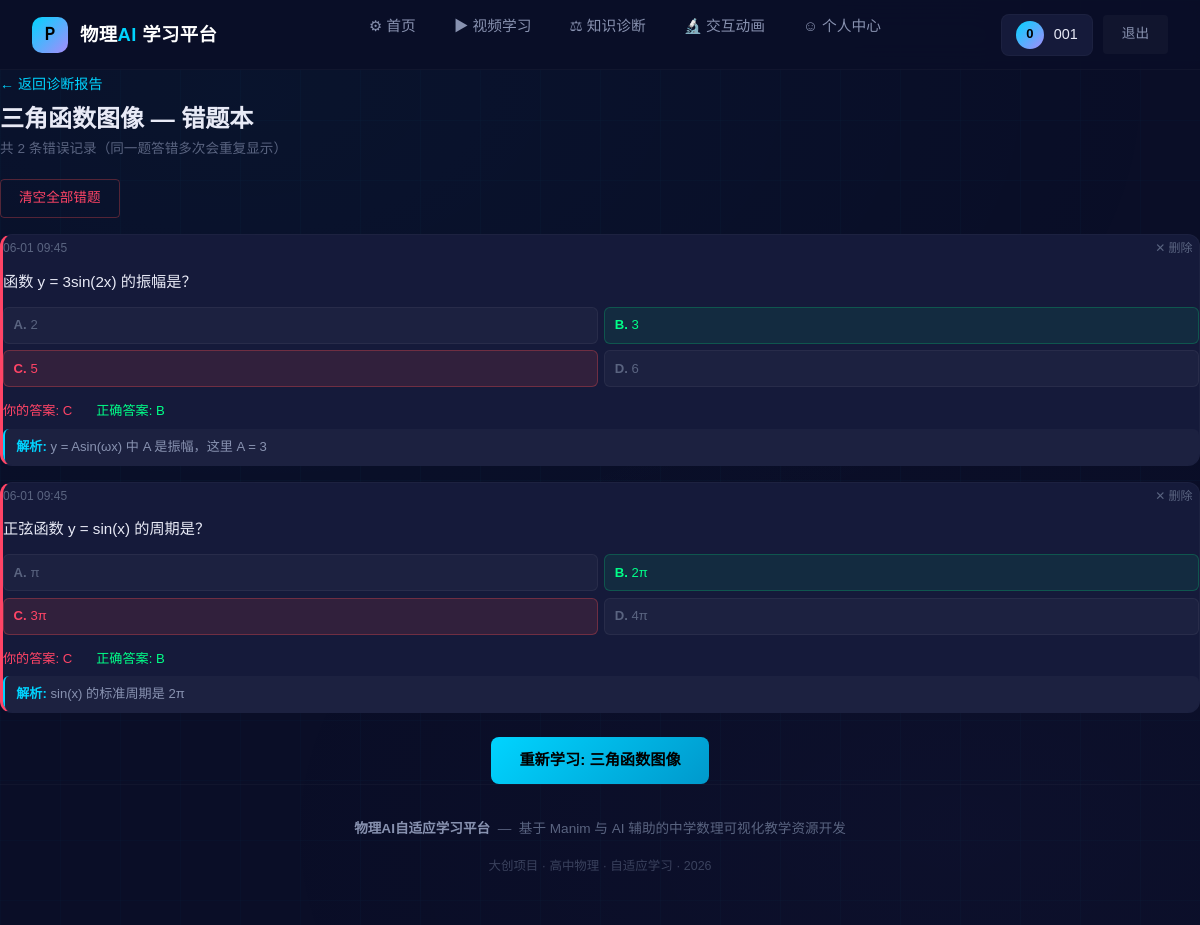
/diagnosis/wrong/math_01 (signed in), run on the app's committed database.
### app/models.py (models this page shows, shortened)
class User(UserMixin, db.Model):
    __tablename__ = 'users'
    id = db.Column(db.Integer, primary_key=True)
    username = db.Column(db.String(50), unique=True, nullable=False)
    password_hash = db.Column(db.String(256), nullable=False)
    email = db.Column(db.String(100))
    grade = db.Column(db.String(10), default='高一')
    created_at = db.Column(db.DateTime, default=datetime.now(timezone.utc))
    last_login = db.Column(db.DateTime)

class Video(db.Model):
    __tablename__ = 'videos'
    id = db.Column(db.Integer, primary_key=True)
    title = db.Column(db.String(200), nullable=False)
    description = db.Column(db.Text)
    topic = db.Column(db.String(100), nullable=False)
    topic_id = db.Column(db.String(50), nullable=False)
    subject = db.Column(db.String(20), default='物理')
    chapter = db.Column(db.String(50))
    video_path = db.Column(db.String(300), nullable=False)
    cover_path = db.Column(db.String(300))
    duration = db.Column(db.Integer)
    difficulty = db.Column(db.Integer, default=2)
    prerequisites = db.Column(db.Text)
    related = db.Column(db.Text)
    created_at = db.Column(db.DateTime, default=datetime.now(timezone.utc))

class QuizRecord(db.Model):
    __tablename__ = 'quiz_records'
    id = db.Column(db.Integer, primary_key=True)
    user_id = db.Column(db.Integer, db.ForeignKey('users.id'), nullable=False)
    question_id = db.Column(db.Integer, db.ForeignKey('questions.id'), nullable=False)
    user_answer = db.Column(db.String(1))
    is_correct = db.Column(db.Boolean)
    response_time = db.Column(db.Integer)
    answered_at = db.Column(db.DateTime, default=datetime.now(timezone.utc))
    question = db.relationship('Question', backref='records')

class Question(db.Model):
    __tablename__ = 'questions'
    id = db.Column(db.Integer, primary_key=True)
    topic_id = db.Column(db.String(50), nullable=False)
    content = db.Column(db.Text, nullable=False)
    option_a = db.Column(db.Text, nullable=False)
    option_b = db.Column(db.Text, nullable=False)
    option_c = db.Column(db.Text, nullable=False)
    option_d = db.Column(db.Text, nullable=False)
    answer = db.Column(db.String(1), nullable=False)
    explanation = db.Column(db.Text)
    difficulty = db.Column(db.Integer, default=2)
    created_at = db.Column(db.DateTime, default=datetime.now(timezone.utc))

### app/routes/diagnosis.py (the view)
@diagnosis_bp.route('/diagnosis/wrong/<topic_id>')
@login_required
def wrong_questions(topic_id):
    records = QuizRecord.query.filter(
        QuizRecord.user_id == current_user.id,
        QuizRecord.is_correct == False
    ).join(Question).filter(
        Question.topic_id == topic_id
    ).order_by(QuizRecord.answered_at.desc()).all()
    if not records:
        abort(404)
    video = Video.query.filter_by(topic_id=topic_id).first()
    topic_name = video.topic if video else topic_id
    recommended_video = Video.query.filter_by(topic_id=topic_id).first()
    return render_template('wrong_questions.html',
                           records=records,
                           topic_id=topic_id,
                           topic_name=topic_name,
                           recommended_video=recommended_video)

### app/models.py (called while the page is built)
@login_manager.user_loader
def load_user(user_id):
    return User.query.get(int(user_id))

### app/templates/wrong_questions.html (shortened to what this page needs)
{% extends "base.html" %}
{% block content %}
<div style="margin-bottom:1.2rem;">
    <a href="{{ url_for('diagnosis.diagnosis_page') }}" style="color:var(--cyan); text-decoration:none; font-size:0.88rem;">
        ← 返回诊断报告
    </a>
    <h1 style="font-size:1.5rem; font-weight:700; color:var(--text-primary); margin:0.5rem 0 0.2rem;">
        {{ topic_name }} — 错题本
    </h1>
    <p style="font-size:0.85rem; color:var(--text-muted); margin:0;">
        共 {{ records|length }} 条错误记录（同一题答错多次会重复显示）
    </p>
</div>
{% if records %}
<div style="display:flex; gap:0.5rem; margin-bottom:1rem;">
    <button onclick="deleteAllRecords('{{ topic_id }}')" class="btn btn-outline btn-sm" style="color:var(--red); border-color:rgba(255,80,80,0.3);">
        清空全部错题
    </button>
</div>
{% endif %}
{% for record in records %}
<div class="card-dark" id="record-{{ record.id }}" style="margin-bottom:1rem; border-left:3px solid var(--red);">
    <div style="display:flex; justify-content:space-between; align-items:center; font-size:0.75rem; color:var(--text-muted); margin-bottom:0.5rem;">
        <span>{{ record.answered_at.strftime('%m-%d %H:%M') if record.answered_at else '' }}</span>
        <button onclick="deleteRecord({{ record.id }})" style="background:none; border:none; color:var(--text-muted); cursor:pointer; font-size:0.75rem; padding:0.2rem 0.4rem; border-radius:4px;" onmouseover="this.style.color='var(--red)'" onmouseout="this.style.color='var(--text-muted)'">
            ✕ 删除
        </button>
    </div>
    <div style="font-size:0.95rem; color:var(--text-primary); line-height:1.6; margin-bottom:0.8rem;">
        {{ record.question.content if record.question else '题目已删除' }}
    </div>
    {% if record.question %}
    <div style="display:grid; grid-template-columns:1fr 1fr; gap:0.4rem; margin-bottom:0.8rem;">
        {% set opts = [
            ('A', record.question.option_a),
            ('B', record.question.option_b),
            ('C', record.question.option_c),
            ('D', record.question.option_d)
        ] %}
        {% for letter, text in opts %}
        <div style="
            padding:0.4rem 0.6rem;
            border-radius:6px;
            font-size:0.82rem;
            {% if letter == record.user_answer and letter != record.question.answer %}
                background:rgba(255,80,80,0.12); color:var(--red); border:1px solid rgba(255,80,80,0.3);
            {% elif letter == record.question.answer %}
                background:rgba(0,255,136,0.08); color:var(--green); border:1px solid rgba(0,255,136,0.2);
            {% else %}
                background:rgba(255,255,255,0.03); color:var(--text-muted); border:1px solid rgba(255,255,255,0.05);
            {% endif %}
        ">
            <strong>{{ letter }}.</strong> {{ text }}
        </div>
        {% endfor %}
    </div>
    <div style="display:flex; gap:1.5rem; font-size:0.82rem; margin-bottom:0.4rem;">
        <span style="color:var(--red);">你的答案: {{ record.user_answer }}</span>
        <span style="color:var(--green);">正确答案: {{ record.question.answer }}</span>
    </div>
    {% if record.question.explanation %}
    <div style="
        background:rgba(255,255,255,0.03);
        border-radius:6px;
        padding:0.5rem 0.7rem;
        font-size:0.82rem;
        color:var(--text-secondary);
        line-height:1.5;
        border-left:2px solid var(--cyan);
    ">
        <strong style="color:var(--cyan);">解析:</strong> {{ record.question.explanation }}
    </div>
    {% endif %}
    {% endif %}
</div>
{% endfor %}
{% if recommended_video %}
<div style="text-align:center; margin-top:1.5rem;">
    <a href="{{ url_for('videos.video_play', video_id=recommended_video.id) }}"
       class="btn btn-primary btn-glow">
        重新学习: {{ recommended_video.title }}
    </a>
</div>
{% endif %}
{% endblock %}

### app/templates/base.html (shortened to what this page needs)
<!DOCTYPE html>
<html lang="zh-CN">
<head>
    <link href="https://cdn.jsdelivr.net/npm/bootstrap@5.3.3/dist/css/bootstrap.min.css" rel="stylesheet">
    <link href="https://cdn.jsdelivr.net/npm/video.js@8.10.0/dist/video-js.min.css" rel="stylesheet">
    <link rel="stylesheet" href="{{ url_for('static', filename='css/style.css') }}">
</head>
<body>
    <nav class="navbar-custom" id="mainNav" role="navigation" aria-label="主导航">
        <a href="{{ url_for('auth.index') }}" class="nav-brand">
            <div class="nav-brand-icon">P</div>
            <div class="nav-brand-text">物理<span>AI</span> 学习平台</div>
        </a>
        <ul class="nav-links" id="navLinks">
            <li>
                <a href="{{ url_for('auth.index') }}"
                   class="{% if request.endpoint == 'auth.index' %}active{% endif %}">
                    &#9881; 首页
                </a>
            </li>
            <li>
                <a href="{{ url_for('videos.video_list') }}"
                   class="{% if request.endpoint in ['videos.video_list', 'videos.video_play'] %}active{% endif %}">
                    &#9654; 视频学习
                </a>
            </li>
            <li>
                <a href="{{ url_for('diagnosis.diagnosis_page') }}"
                   class="{% if request.endpoint == 'diagnosis.diagnosis_page' %}active{% endif %}">
                    &#9878; 知识诊断
                </a>
            </li>
            <li>
                <a href="{{ url_for('experiments.experiment_list') }}"
                   class="{% if request.endpoint and 'experiments' in request.endpoint %}active{% endif %}">
                    &#128300; 交互动画
                </a>
            </li>
            <li>
                <a href="{{ url_for('auth.profile') }}"
                   class="{% if request.endpoint == 'auth.profile' %}active{% endif %}">
                    &#9786; 个人中心
                </a>
            </li>
        </ul>
        <div class="nav-actions">
            {% if current_user.is_authenticated %}
                <div class="nav-user">
                    <div class="nav-user-avatar">
                        {{ current_user.username|first|upper }}
                    </div>
                    <span>{{ current_user.username }}</span>
                </div>
                <a href="{{ url_for('auth.logout') }}" class="btn btn-ghost btn-sm">退出</a>
            {% else %}
                <a href="{{ url_for('auth.login') }}" class="btn btn-ghost btn-sm">登录</a>
                <a href="{{ url_for('auth.register') }}" class="btn btn-primary btn-sm">注册</a>
            {% endif %}
        </div>
    </nav>
    <main class="page-content page-enter" role="main" id="mainContent">
        {% block content %}{% endblock %}
    </main>
    <footer class="site-footer">
        <p>
            <span class="footer-brand">物理AI自适应学习平台</span>
            &nbsp;&mdash;&nbsp;
            基于 Manim 与 AI 辅助的中学数理可视化教学资源开发
        </p>
        <p class="mt-1" style="font-size:0.78rem; opacity:0.6;">
            大创项目 &middot; 高中物理 &middot; 自适应学习 &middot; 2026
        </p>
    </footer>
</body>
</html>

### app/templates/base.html (style rules this page uses)
.page-enter { animation: pageEnter 0.35s var(--ease-out, ease-out) both; }
.nav-links a, .nav-actions a { transition: color 0.2s, transform 0.15s; }
.btn { transition: transform 0.12s, box-shadow 0.2s, background 0.2s; }
.card-dark { transition: transform 0.2s, box-shadow 0.25s; }

### data on the page
User: username|first "0", username "001"
Video: topic "三角函数图像", title "三角函数图像"
QuizRecord: answered_at "06-01 09:45", question "函数 y = 3sin(2x) 的振幅是？", opts "A" "B" "C" "D", opts "2" "3" "5" "6", user_answer "C", question.answer "B", question.explanation "y = Asin(ωx) 中 A 是振幅，这里 A = 3"
QuizRecord: answered_at "06-01 09:45", question "正弦函数 y = sin(x) 的周期是？", opts "A", opts "π", user_answer "C", question.answer "B", question.explanation "sin(x) 的标准周期是 2π"
Question: answer "B", option_b "2π", letter "C", option_c "3π", letter "D", option_d "4π"

### other printed values
{{ records|length }} "2"
